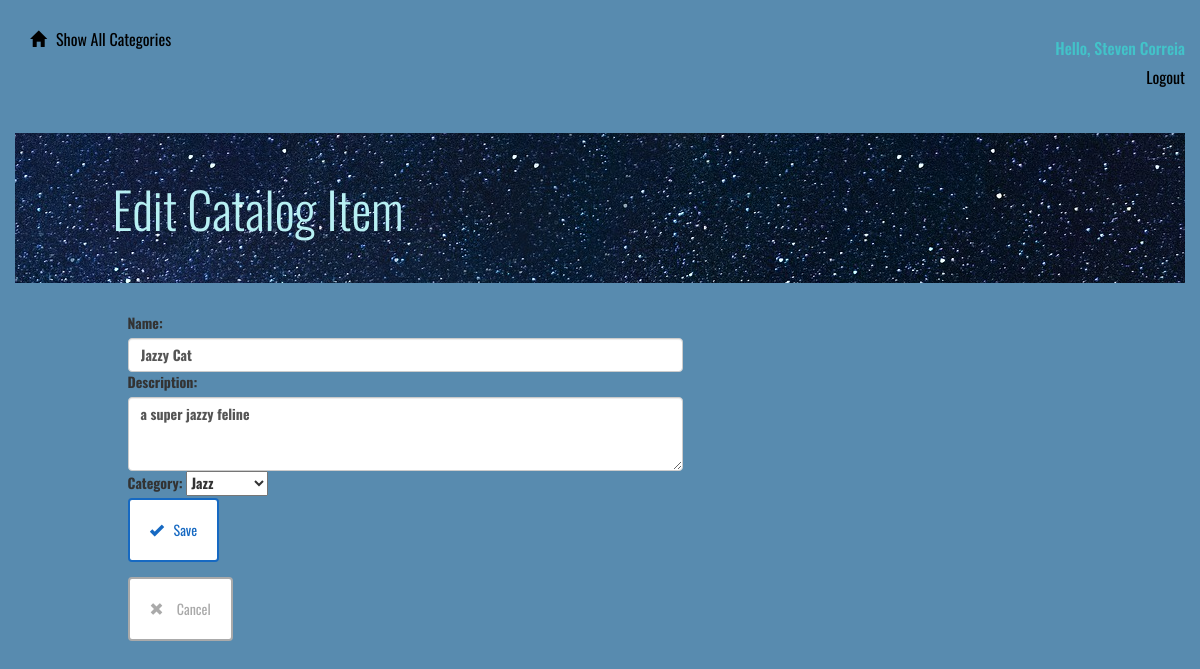
The page /catalog/Jazzy Cat/edit (signed in) on the database its author committed.
### models.py (models this page shows, shortened)
class CatalogItem(Base):
    __tablename__ = 'catalog_item'
    name = Column(String(80), nullable=False)
    id = Column(Integer, primary_key=True)
    description = Column(String(1000))
    category_id = Column(Integer, ForeignKey('category.id'))
    category = relationship(Category)
    user_id = Column(Integer, ForeignKey('user.id'))
    user = relationship(User)

class Category(Base):
    __tablename__ = 'category'
    id = Column(Integer, primary_key=True)
    name = Column(String(250), nullable=False)
    user_id = Column(Integer, ForeignKey('user.id'))
    user = relationship(User)

### application.py (the view)
@app.route('/catalog/<string:item>/edit', methods=['GET', 'POST'])
@auth.login_required
def editCatalogItem(item):
    categories = session.query(Category).all()
    itemToEdit = session.query(CatalogItem).filter_by(
        name=item).one()
    if request.method == 'POST':
        if request.form['name']:
            itemToEdit.name = request.form['name']
        if request.form['description']:
            itemToEdit.description = request.form['description']
        if request.form['category']:
            itemToEdit.category_id = request.form['category']
        session.add(itemToEdit)
        session.commit()
        return redirect(url_for('showCatalog'))
    else:
        return render_template('editcatalogitem.html', item=itemToEdit,
                               categories=categories)

### templates/editcatalogitem.html (shortened to what this page needs)
{% extends "main.html" %} {% block content %} {% include "header.html" %}
<div class="row divider green">
    <div class="col-md-12"></div>
</div>
<div class="row banner menu">
    <div class="col-md-11 col-md-offset-1 padding-none">
        <h1>Edit Catalog Item</h1>
    </div>
</div>
<div class="row">
    <div class="col-md-6 col-md-offset-1 padding-top">
        <form action="#" method="post">
            <div class="form-group">
                <label for="name">Name:</label>
                <input type="text" maxlength="100" class="form-control" name="name" value="{{item.name}}">
                <label for="description">Description:</label>
                <textarea class="form-control" maxlength="250" rows="3" name="description">{{item.description}}</textarea>
                <label for="category">Category:</label>
                <select class="custom-select mr-sm-2" id="inlineFormCustomSelect" name="category">
                    <option selected>{{item.category.name}}</option>
                </select>
                <button type="submit" class="btn btn-default" id="submit" type="submit">
                    <span class="glyphicon glyphicon-ok" aria-hidden="true"></span>Save</button>
            </div>
        </form>
        <a href='{{url_for('showCatalog')}}'>
            <button class="btn btn-default delete">
                <span class="glyphicon glyphicon-remove" aria-hidden="true"></span> Cancel</button>
        </a>
    </div>
</div>
{% endblock %}

### static/styles.css (style rules this page uses)
* { font-family: "Oswald", sans-serif; font-weight: 700; }
body { background-color: rgb(88, 139, 175); }
h1 { font-family: "Oswald", sans-serif; font-size: 50px; color: rgb(183, 240, 243); line-height: 60px; font-weight: 300; }
a { font-size: 14px; color: #0093B9; line-height: 17px; }
.padding-top { padding-top: 30px; }
.padding-none { padding: 0; }
.btn { padding: 20px; margin: 0; border-color: #1669C2; border-width: 2px; color: #1669C2; ; }
.btn.delete { border-color: #aaaaaa; color: #aaaaaa; }
.glyphicon { margin-right: 10px; }
.divider { height: 15px; }
.banner.menu { height: 150px; background: url("/static/milky-way.jpg"); }
.banner h1 { margin: 45px 0; }

### rows shown on the page
CatalogItem: name "Jazzy Cat", description "a super jazzy feline"
Category: category "Jazz"

### other values the page prints
{{ session['username'] }} "Steven Correia"
